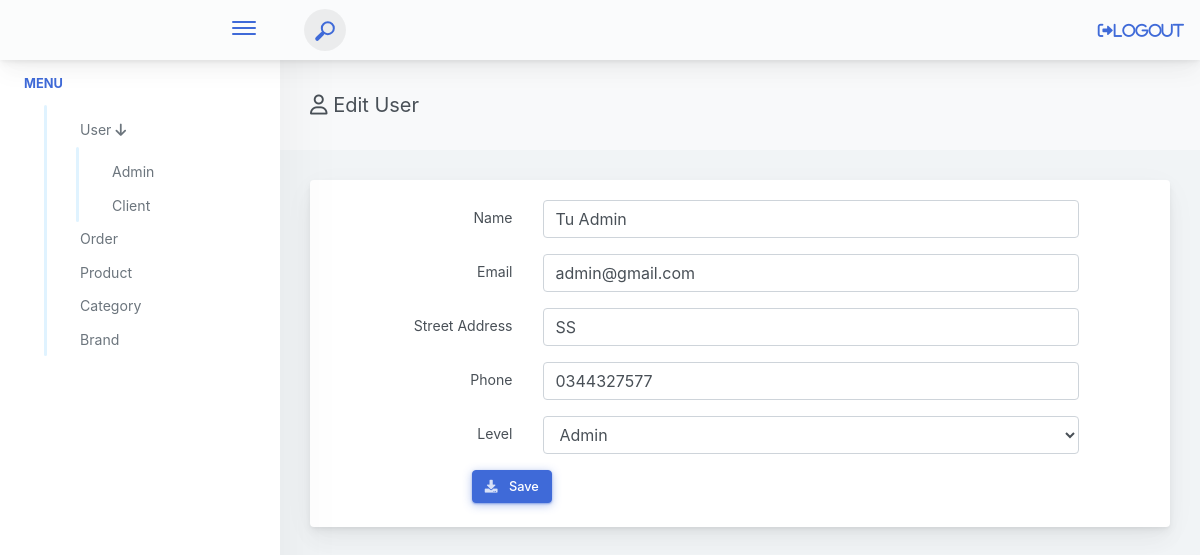
Screenshot of /admin/?act=form-edit-user&id_user=14 (signed in) with the database file from the repository.
### tables this page shows
CREATE TABLE `user` (
  `id` int(11) NOT NULL,
  `fullname` varchar(50) DEFAULT NULL,
  `email` varchar(150) DEFAULT NULL,
  `phone_number` varchar(20) DEFAULT NULL,
  `address` varchar(255) DEFAULT NULL,
  `password` text DEFAULT NULL,
  `role_id` int(11) DEFAULT NULL,
  `created_at` datetime DEFAULT NULL,
  `updated_at` datetime DEFAULT NULL
);

### admin/index.php (called while the page is built, shortened)
<?php
require_once '../commons/function.php';
require_once './controllers/AdminUserController.php';
require_once './model/AdminUser.php';
$act = $_GET['act'] ?? '/';
match ($act) {
    'user' => (new AdminUserController())->user(),
    'form-add-user' => (new AdminUserController())->formAddUser(),
    'add-user' => (new AdminUserController())->postAddUser(),
    'form-edit-user' => (new AdminUserController())->formEditUser(),
    'edit-user' => (new AdminUserController())->postEditUser(),
    'delete-user' => (new AdminUserController())->deleteUser(),
    'show-user' => (new AdminUserController())->showUser(),
    'reset-password' => (new AdminUserController())->resetPassword(),
    'client' => (new AdminUserController())->client(),
    'form-edit-client' => (new AdminUserController())->formEditClient(),
    'edit-client' => (new AdminUserController())->postEditClient(),
    'show-client' => (new AdminUserController())->showClient(),
    'login-admin' => (new AdminUserController())->formLogin(),
    'check-login-admin' => (new AdminUserController())->login(),
    'logout-admin' => (new AdminUserController())->Logout(),
    'product' => (new AdminProductController())->product(),
    'form-add-product' => (new AdminProductController())->formAddProduct(),
    'add-product' => (new AdminProductController())->postAddProduct(),
    'delete-product' => (new AdminProductController())->deleteProduct(),
    'show-product' => (new AdminProductController())->showProduct(),
    'edit-product' => (new AdminProductController())->postEditProduct(),
    'form-edit-product' => (new AdminProductController())->formEditProduct(),
    'category' => (new AdminCategoryController())->listCategory(),
    'form-add-category' => (new AdminCategoryController())->formAddCategory(),
    'add-category' => (new AdminCategoryController())->postAddCategory(),
    'form-edit-category' => (new AdminCategoryController())->formEditCategory(),
    'edit-category' => (new AdminCategoryController())->postEditCategory(),
    'delete-category' => (new AdminCategoryController())->deleteCategory(),
    'order' => (new AdminOrderController())->order(),
    'delete-order' => (new AdminOrderController())->deleteOrder(),
    'show-order' => (new AdminOrderController())->showOrder(),
    'edit-order' => (new AdminOrderController())->postEditOrder(),
    'form-edit-order' => (new AdminOrderController())->formEditOrder(),
};

### commons/function.php (called while the page is built, shortened)
<?php
function connectDB()
{
    $host = DB_HOST;
    $port = DB_PORT;
    $dbname = DB_NAME;
    try {
        $conn = new PDO("mysql:host=$host;port=$port;dbname=$dbname", DB_USERNAME, DB_PASSWORD);
        $conn->setAttribute(PDO::ATTR_ERRMODE, PDO::ERRMODE_EXCEPTION);
        $conn->setAttribute(PDO::ATTR_DEFAULT_FETCH_MODE, PDO::FETCH_ASSOC);
        return $conn;
    } catch (PDOException $e) {
        echo ("Connection failed: " . $e->getMessage());
    }
}

### admin/model/AdminUser.php (called while the page is built, shortened)
<?php
class AdminUser
{
   public $conn;
   public function __construct()
   {
      $this->conn = connectDB();
   }
   public function getDetailUser($id)
   {
      try {
         $sql = 'SELECT * FROM user WHERE id = :id';
         $stmt = $this->conn->prepare($sql);
         $stmt->execute([
            ':id' => $id
         ]);
         return $stmt->fetch();
      } catch (\Exception $e) {
         echo "Lỗi" . $e->getMessage();
      }
   }
}

### admin/views/danhmuc/editUser.php (the view, shortened to what this page needs)
<?php include './views/layout/header.php' ?>
<?php include './views/layout/sidebar.php' ?>
<div class="app-main__outer">
    <div class="app-main__inner">
        <div class="app-page-title">
            <div class="page-title-wrapper">
                <div class="page-title-heading">
                    <div>
                        <i class="fa-regular fa-user"></i>
                        Edit User
                    </div>
                </div>
            </div>
        </div>
        <div class="row">
            <div class="col-md-12">
                <div class="main-card mb-3 card">
                    <div class="card-body">
                        <form action="<?= BASE_URL_ADMIN . '?act=edit-user' ?>" method="POST">
                            <div class="position-relative row form-group">
                                <label for="name" class="col-md-3 text-md-right col-form-label">Name</label>
                                <div class="col-md-9 col-xl-8">
                                    <input required name="fullname" id="name" placeholder="Name" type="text"
                                        class="form-control" value="<?= $user['fullname'] ?>">
                                </div>
                            </div>
                            <div class="position-relative row form-group">
                                <label for="email"
                                    class="col-md-3 text-md-right col-form-label">Email</label>
                                <div class="col-md-9 col-xl-8">
                                    <input required name="email" id="email" placeholder="Email" type="email"
                                        class="form-control" value="<?= $user['email'] ?>">
                                </div>
                            </div>
                            <div class="position-relative row form-group">
                                <label for="address" class="col-md-3 text-md-right col-form-label">
                                    Street Address
                                </label>
                                <div class="col-md-9 col-xl-8">
                                    <input name="address" id="street_address"
                                        placeholder=" Address" type="text" class="form-control"
                                        value="<?= $user['address'] ?>">
                                </div>
                            </div>
                            <div class="position-relative row form-group">
                                <label for="phone"
                                    class="col-md-3 text-md-right col-form-label">Phone</label>
                                <div class="col-md-9 col-xl-8">
                                    <input required name="phone_number" id="phone_number" placeholder="Phone" type="tel"
                                        class="form-control" value="<?= $user['phone_number'] ?>">
                                </div>
                            </div>
                            <div class="position-relative row form-group">
                                <label for="role_id"
                                    class="col-md-3 text-md-right col-form-label">Level</label>
                                <div class="col-md-9 col-xl-8">
                                    <select required name="role_id" id="role_id" class="form-control">
                                        <option <?= $user['role_id'] == 1 ? 'selected' : '' ?> value=1>
                                            Admin
                                        </option>
                                    </select>
                                </div>
                            </div>
                            <div class="position-relative row form-group mb-1">
                                <div class="col-md-9 col-xl-8 offset-md-2">
                                    <button type="submit"
                                        class="btn-shadow btn-hover-shine btn btn-primary">
                                        <span class="btn-icon-wrapper pr-2 opacity-8">
                                            <i class="fa fa-download fa-w-20"></i>
                                        </span>
                                        <span>Save</span>
                                    </button>
                                </div>
                            </div>
                        </form>
                    </div>
                </div>
            </div>
        </div>
    </div>
</div>
</div>
</div>
</body>
</html>

### rows the page displays
user: fullname "Tu Admin", email "admin@gmail.com", address "SS", phone_number "0344327577", role_id "Admin"
